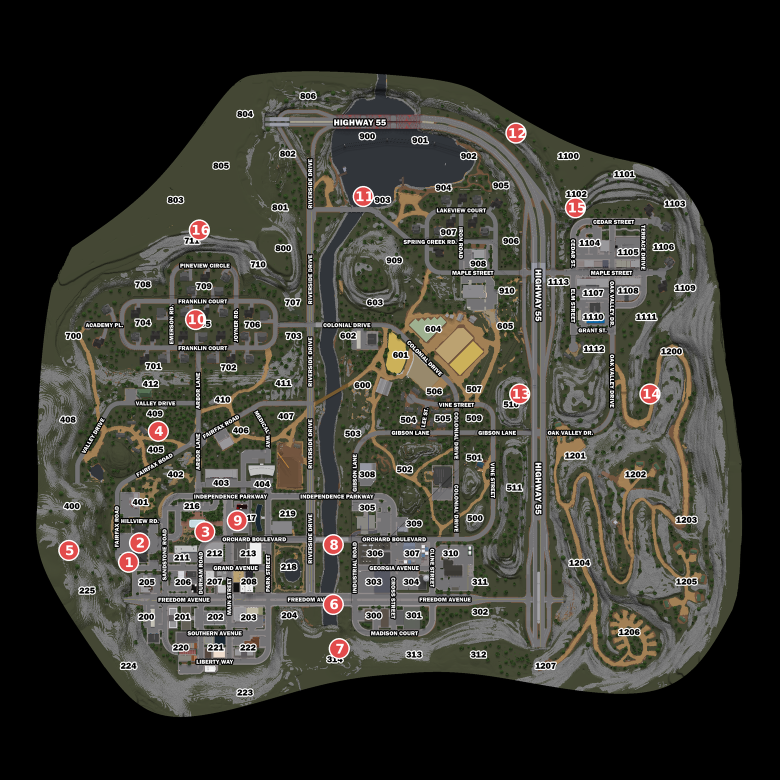
#> input picture survey/stops-map-small.png, 1560 x 1560 px (shown at 1/2 size)
$ python build-masks.py ../../survey/stops-map-small.png ../../survey/stops-map-small.png 1.0
#> lines starting #> are read from the running program, lines starting #| are printed output that depends on the picture; after the words box and inside, x2 and y2 are one past the last pixel; in counts of white or black regions, pixels touching at a corner belong together
# New-map terrain from the official render: grey textured rock rings are contour steps.
from PIL import Image
import numpy as np, sys
from scipy import ndimage as ndi
from collections import deque
SRC=sys.argv[1]; OUT=sys.argv[2]
full=Image.open(SRC).convert('RGB'); F=full.size[0]
#> further down, full is the input picture: PIL image 1560x1560 RGB; mean R, G, B 57, 56.3, 49.4
#> after `F = full.size[0]`: F = 1560
a=np.asarray(full).astype(float)/255
r,g,b=a[...,0],a[...,1],a[...,2]; mx=a.max(2); mn=a.min(2); v=mx; s=np.where(mx>0,(mx-mn)/np.maximum(mx,1e-6),0)
white=(v>0.97)&(s<0.03)
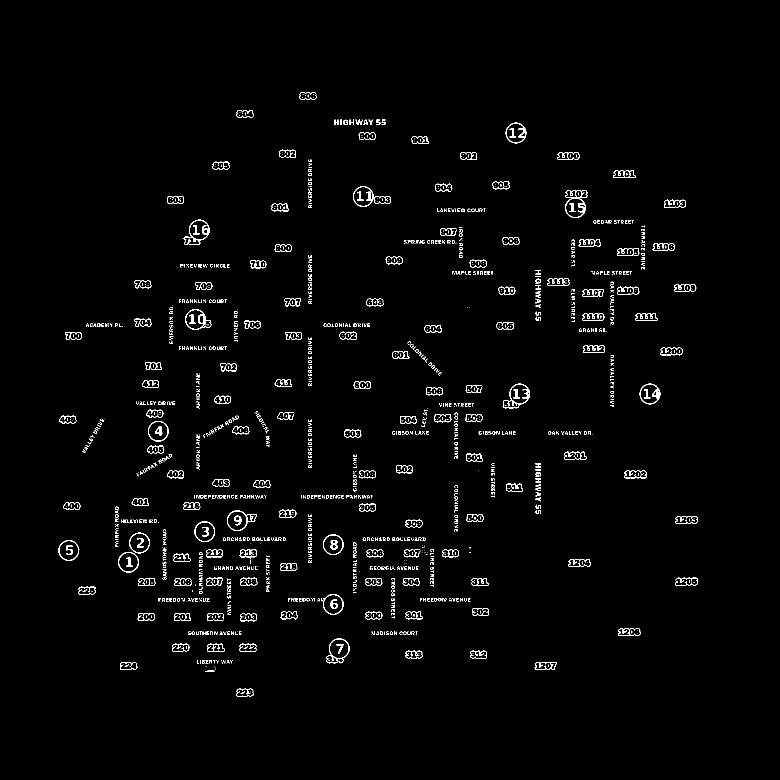
#> white: shape (1560, 1560) bool (shown at 1/2 size); 1.7% white in thin lines or dots, all inside (x1, y1, x2, y2) = (117, 184, 1396, 1393)
water=(b>r+0.12)&(b>g)&(v>0.3)&(v<0.7)
#> water: shape (1560, 1560) bool; 0.02% white; 22 white regions (16 under 20 px), largest, box (x1, y1, x2, y2) and area: (1173, 638, 1209, 647) 164, (953, 924, 968, 935) 114, (850, 1095, 857, 1101) 42, (843, 1108, 850, 1114) 42, (816, 1121, 822, 1127) 36, (736, 1030, 737, 1060) 30
m=ndi.uniform_filter(v,7); m2=ndi.uniform_filter(v*v,7); std=np.sqrt(np.maximum(m2-m*m,0)); del m,m2
rock=(s<0.09)&(v>0.18)&(v<0.95)&(std>0.07)
#> rock: shape (1560, 1560) bool; 9.8% white; 6369 white regions (4895 under 20 px), largest, box (x1, y1, x2, y2) and area: (277, 895, 955, 1350) 39554, (1115, 422, 1346, 698) 10197, (267, 457, 555, 575) 4754
rock=ndi.binary_closing(rock,iterations=3); rock=ndi.binary_opening(rock,structure=np.ones((5,5)))
#> after `rock = ndi.binary_closing(rock, iterations=3)`: rock: shape (1560, 1560) bool; 17% white; 942 white regions (665 under 20 px), largest, box (x1, y1, x2, y2) and area: (143, 561, 978, 1434) 141195, (522, 148, 1091, 1085) 67158, (1038, 413, 1351, 994) 46900
#> after `rock = ndi.binary_opening(rock, structure=np.ones((5, 5)))`: rock: shape (1560, 1560) bool; 13.7% white; 589 white regions, largest, box (x1, y1, x2, y2) and area: (229, 980, 586, 1269) 30481, (1043, 435, 1302, 723) 23416, (684, 1032, 947, 1242) 18956
lab,n=ndi.label(rock); objs=ndi.find_objects(lab); keep=np.zeros(n+1,bool)
#> after `lab, n = ndi.label(rock)`:
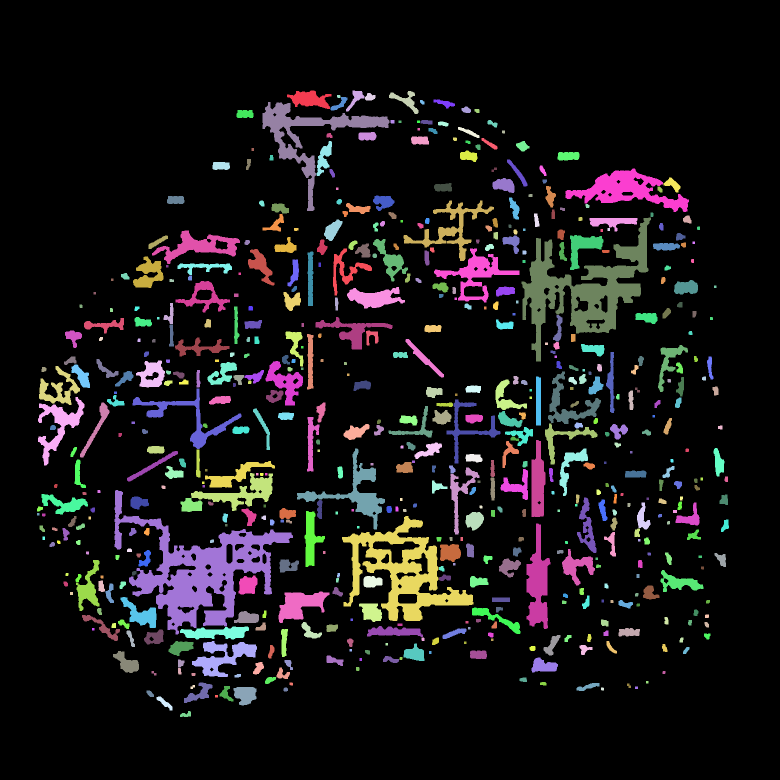
#> lab: shape (1560, 1560) int32 (shown at 1/2 size); 592 distinct labels, from 0 to 591; one colour per label, 0 black
#> after `lab, n = ndi.label(rock)`: n = 591
#> after `objs = ndi.find_objects(lab)`: objs = 591 items
for i,sl in enumerate(objs,1):
    if max(sl[0].stop-sl[0].start,sl[1].stop-sl[1].start)>=90: keep[i]=True
rock=keep[lab]; del lab
road=(s<0.14)&(v>0.38)&(v<0.62)&(std<0.03)&~water
#> road: shape (1560, 1560) bool; 3.5% white; 863 white regions (534 under 20 px), largest, box (x1, y1, x2, y2) and area: (452, 1187, 571, 1324) 2474, (1309, 1232, 1411, 1350) 2160, (874, 1093, 944, 1178) 2119
# downsample to working grid
N=1340; K=F/N
#> after `K = F / N`: K = 1.16
def ds(mask,thr=0.5): return np.asarray(Image.fromarray((mask*255).astype(np.uint8)).resize((N,N),Image.BOX)).astype(float)/255>thr
#> called with thr = 0.5
#> returned value: shape (1340, 1340) bool; 1.9% white in thin lines or dots, all inside (x1, y1, x2, y2) = (100, 158, 1199, 1197)
W=ds(white,0.5); WA=ds(water,0.5); R=ds(rock,0.35); RD=ds(road,0.5)
#> in ds (call 2), `def ds(mask,thr=0.5): return np.asarray(Image.fromarray((mask*255).ast..`: returned value: shape (1340, 1340) bool; 0.02% white; 21 white regions (15 under 20 px), largest, box (x1, y1, x2, y2) and area: (1008, 548, 1039, 556) 140, (819, 794, 832, 803) 88, (730, 941, 736, 946) 30, (724, 952, 730, 957) 30, (632, 885, 633, 911) 26, (701, 963, 706, 968) 25
#> in ds (call 3), `def ds(mask,thr=0.5): return np.asarray(Image.fromarray((mask*255).ast..`: returned value: shape (1340, 1340) bool; 7.8% white; 43 white regions, largest, box (x1, y1, x2, y2) and area: (197, 842, 503, 1090) 22717, (896, 374, 1118, 621) 17362, (587, 886, 814, 1067) 14195
#> in ds (call 4), `def ds(mask,thr=0.5): return np.asarray(Image.fromarray((mask*255).ast..`: returned value: shape (1340, 1340) bool; 3.7% white; 802 white regions (497 under 20 px), largest, box (x1, y1, x2, y2) and area: (388, 1020, 491, 1137) 1920, (1124, 1058, 1212, 1160) 1667, (751, 939, 811, 1012) 1530
lab,_=ndi.label(W|WA); border=set(np.unique(np.concatenate([lab[0],lab[-1],lab[:,0],lab[:,-1]])))-{0}
#> after `lab, _ = ndi.label(W | WA)`:
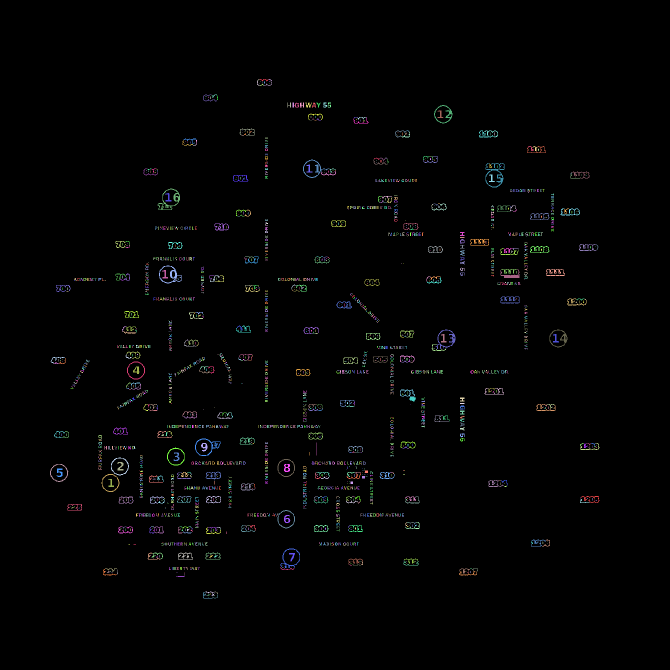
#> lab: shape (1340, 1340) int32 (shown at 1/2 size); 2364 distinct labels, from 0 to 2363; one colour per label, 0 black
#> after `border = set(np.unique(np.concatenate([lab[0], lab[-1], lab[:, 0], lab`: border = 0 items
sea=np.isin(lab,list(border)); land=~sea&~WA
#> after `sea = np.isin(lab, list(border))`: sea: shape (1340, 1340) bool; every value is 0
free=land&~R
#> free: shape (1340, 1340) bool; 92.2% white; 53 black regions (9 under 20 px), largest, box (x1, y1, x2, y2) and area: (197, 842, 503, 1090) 22717, (896, 374, 1118, 621) 17493, (587, 886, 814, 1067) 14277
lab2,n=ndi.label(free); sizes=ndi.sum(free,lab2,range(1,n+1)); objs=ndi.find_objects(lab2)
#> after `lab2, n = ndi.label(free)`:
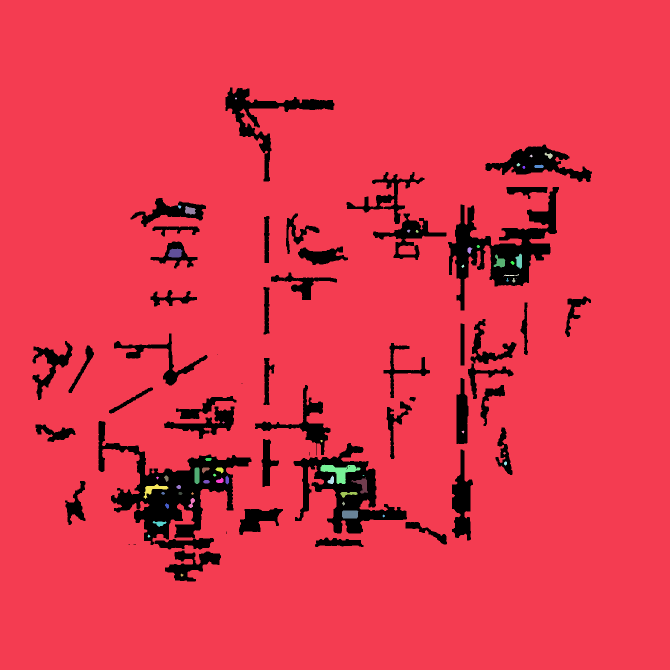
#> lab2: shape (1340, 1340) int32 (shown at 1/2 size); 57 distinct labels, from 0 to 56; one colour per label, 0 black
#> after `lab2, n = ndi.label(free)`: n = 56
#> after `sizes = ndi.sum(free, lab2, range(1, n + 1))`: sizes = 56 values, max 1648063 at index 0, min 1 at index 19, mean 29549.9
#> after `objs = ndi.find_objects(lab2)`: objs = 56 items
seaedge=ndi.binary_dilation(sea,iterations=3)
level=np.full(n+1,-1)
#> level = 57 values from -1 to -1
for i in set(np.unique(lab2[seaedge&free]))-{0}: level[i]=0
#> this loop made 0 passes
big=[i for i in range(1,n+1) if sizes[i-1]>=25]; ringw=10
#> after `big = [i for i in range(1, n + 1) if sizes[i - 1] >= 25]`: big = 39 values from 1 to 54
adj={}
for i in big:
    sl=objs[i-1]; y0=max(sl[0].start-ringw,0); y1=min(sl[0].stop+ringw,N); x0=max(sl[1].start-ringw,0); x1=min(sl[1].stop+ringw,N)
    sub=lab2[y0:y1,x0:x1]; d=ndi.binary_dilation(sub==i,iterations=ringw)
    adj[i]=set(t for t in (set(np.unique(sub[d]))-{0,i}) if sizes[t-1]>=25)
#> this loop made 39 passes
#> (i, y0, y1, x0, x1) on passes 2 to 13: (3, 295, 328, 1079, 1116), (5, 316, 343, 1023, 1051), (6, 319, 346, 1058, 1098), (7, 322, 348, 1035, 1061), (8, 401, 427, 346, 373), (9, 402, 439, 360, 402), (10, 449, 475, 804, 831), (12, 480, 506, 943, 970), (13, 484, 518, 925, 955), (14, 487, 525, 326, 375), (15, 497, 548, 1020, 1054), (16, 499, 545, 977, 1021)
#> (y0, y1, x0, x1) on pass 1: (0, 1340, 0, 1340)
#> pass 1, `d = ndi.binary_dilation(sub == i, iterations=ringw)`:
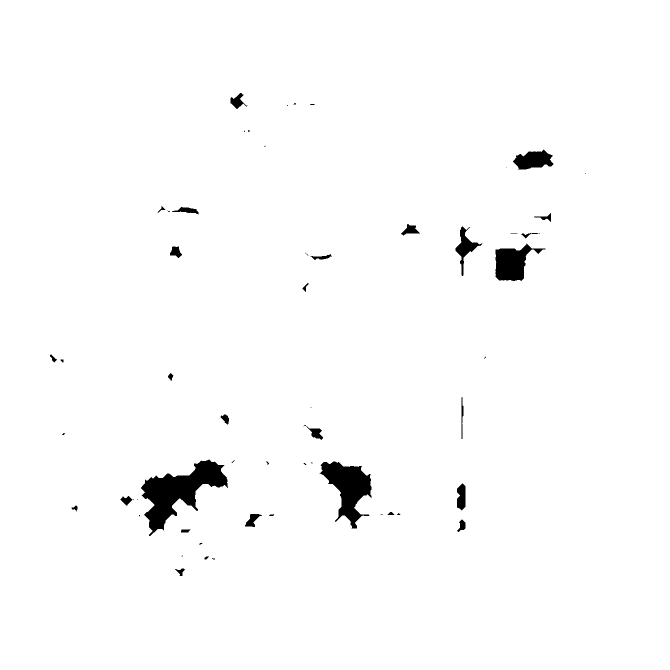
#> d: shape (1340, 1340) bool (shown at 1/2 size); 98.3% white; 57 black regions (27 under 20 px), largest, box (x1, y1, x2, y2) and area: (282, 919, 456, 1072) 10562, (639, 923, 743, 1057) 6756, (991, 487, 1091, 562) 3951
#> after the loop, adj = 39 items
q=deque(i for i in big if level[i]==0)
while q:
    i=q.popleft()
    for j in adj.get(i,()):
        if level[j]<0: level[j]=level[i]+1; q.append(j)
lv=np.zeros((N,N)); known=np.zeros((N,N),bool)
for i in big:
    if level[i]>=0: lv[lab2==i]=level[i]; known[lab2==i]=True
#> this loop made 39 passes
#> i on passes 2 to 13: 3, 5, 6, 7, 8, 9, 10, 12, 13, 14, 15, 16
#> lv: shape (1340, 1340) float64; every value is 0
idx=ndi.distance_transform_edt(~known,return_distances=False,return_indices=True); lv=lv[idx[0],idx[1]]
STEP=float(sys.argv[3]) if len(sys.argv)>3 else 8.0; BASE=16.0
h=BASE+STEP*lv
#> h: shape (1340, 1340) float64; every value is 16
h+=STEP*0.5*ndi.gaussian_filter(R.astype(float),2)
h=ndi.gaussian_filter(h,2.0)
h[WA&~sea]-=5; h[sea]=0
#> after `h[WA & ~sea] -= 5`:
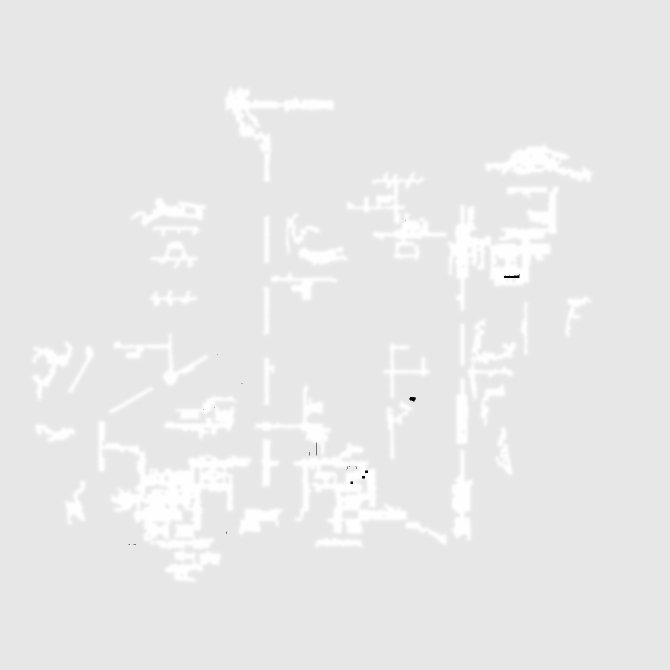
#> h: shape (1340, 1340) float64 (shown at 1/2 size); min 11, max 16.5, mean 16.04; drawn with min black and max white
print('levels:',int(lv.max()),'| max h',h.max().round(1),'| rock%',round(R.mean()*100,1),'| land%',round(land.mean()*100,1))
#| levels: 0 | max h 16.5 | rock% 7.8 | land% 100.0
HMAX=max(60.0,float(np.ceil(h.max()/10)*10))
#> HMAX = 60
Image.fromarray((np.clip(h/HMAX,0,1)*255).astype(np.uint8)).resize((1024,1024),Image.LANCZOS).save(OUT); open(OUT+'.hmax','w').write(str(HMAX))
np.save(OUT.replace('.png','_masks.npy'),np.stack([sea,WA,land,R,RD]).astype(np.uint8))
small=np.asarray(full.resize((N,N),Image.LANCZOS)).astype(float)
gy,gx=np.gradient(h); shade=np.clip(0.55+(gx*-0.9+gy*0.9)*0.35,0,1)
Image.fromarray((small*shade[...,None]).astype(np.uint8)).save(OUT.replace('.png','_shade.png'))
lvimg=np.zeros((N,N,3),np.uint8); lvimg[...,1]=(np.clip(lv/max(lv.max(),1),0,1)*255); lvimg[R]=(200,200,210); lvimg[sea|WA]=(30,60,90)
#> after `lvimg[..., 1] = np.clip(lv / max(lv.max(), 1), 0, 1) * 255`: lvimg: shape (1340, 1340, 3); every value is 0
#> after `lvimg[R] = (200, 200, 210)`:
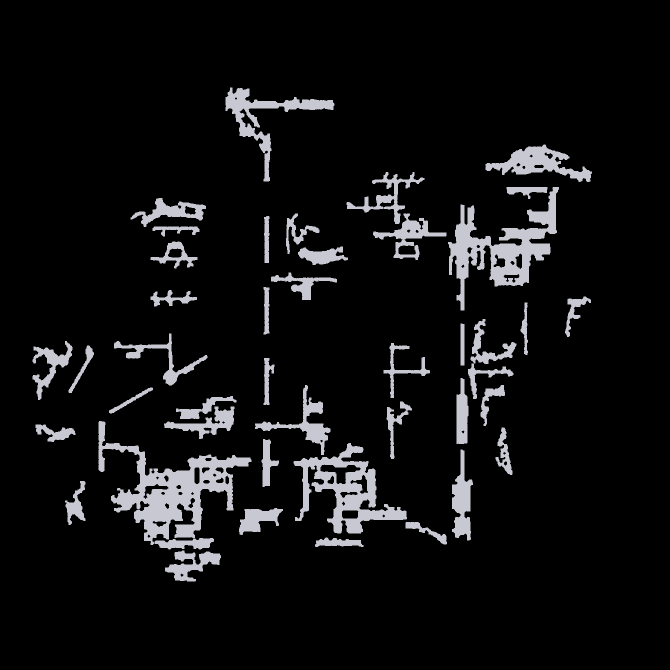
#> lvimg: shape (1340, 1340, 3) (shown at 1/2 size); mean of channels 0, 1, 2 15.6, 15.6, 16.4; drawn as R, G, B
#> after `lvimg[sea | WA] = (30, 60, 90)`: lvimg: shape (1340, 1340, 3); 0.02% of pixels changed, all inside (x1, y1, x2, y2) = (257, 441, 1039, 1089)
Image.fromarray(lvimg).save(OUT.replace('.png','_levels.png'))
